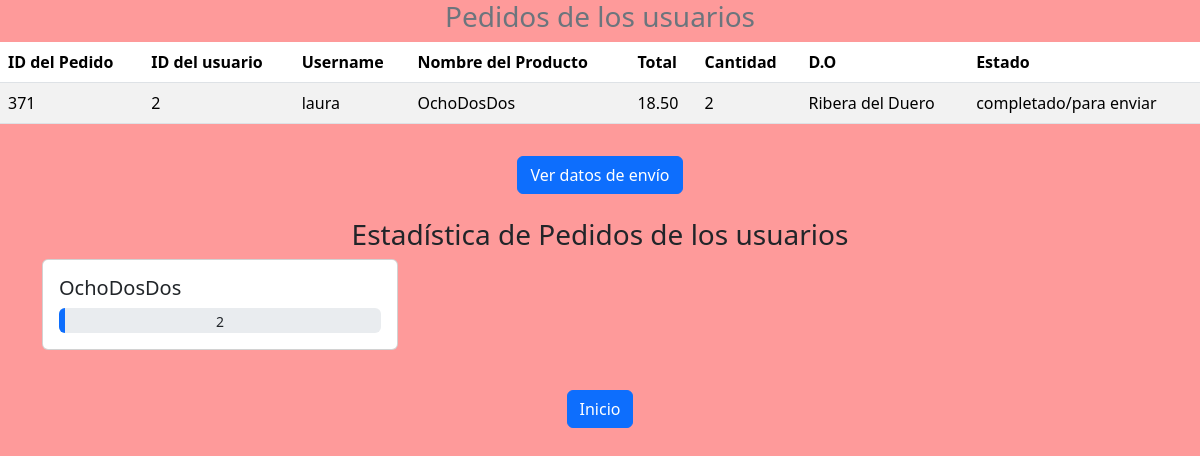
Page /vistaadmin/pedidosusuarios.php on the earlier database version.
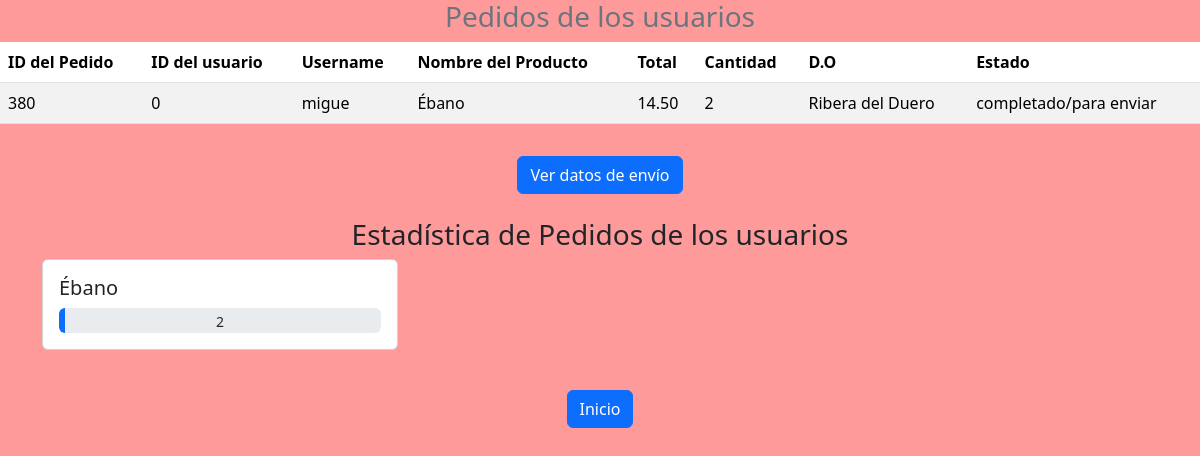
Same page on the later database version.
### tables this page shows
CREATE TABLE `pedido` (
  `pedido_id` int(11) NOT NULL,
  `fecha` timestamp NOT NULL DEFAULT current_timestamp() ON UPDATE current_timestamp(),
  `total` decimal(10,2) DEFAULT NULL,
  `fk_usuario` int(11) NOT NULL,
  `estado` varchar(50) NOT NULL DEFAULT 'en trámite'
);

CREATE TABLE `usuario` (
  `usuario_id` int(11) NOT NULL,
  `username` varchar(60) DEFAULT NULL,
  `password` varchar(60) DEFAULT NULL,
  `rol` varchar(60) NOT NULL DEFAULT 'user',
  `correo` varchar(50) DEFAULT NULL,
  `estado` tinyint(1) NOT NULL DEFAULT 1
);

CREATE TABLE `producto` (
  `producto_id` int(11) NOT NULL,
  `nombre` varchar(60) NOT NULL,
  `pvp` decimal(10,2) NOT NULL,
  `stock` int(11) NOT NULL,
  `do` varchar(60) NOT NULL,
  `descripcion` varchar(500) NOT NULL,
  `url_imagen` varchar(500) DEFAULT NULL
);

CREATE TABLE `linea_pedido` (
  `fk_pedido` int(11) NOT NULL,
  `fk_producto` int(11) NOT NULL,
  `cantidad` int(11) NOT NULL
);

### vistaadmin/pedidosusuarios.php (the view, shortened to what this page needs)
<!DOCTYPE html>
<html>
<head>
    <link rel="stylesheet" type="text/css" href="estilovistaadmin.css">
    <link href="https://cdn.jsdelivr.net/npm/bootstrap@5.3.2/dist/css/bootstrap.min.css" rel="stylesheet">
    <link rel="stylesheet" href="https://cdn.jsdelivr.net/npm/bootstrap-icons@1.11.3/font/bootstrap-icons.min.css">
</head>
<body id="body">
<?php
include "../Conexion.php";
$sql_pedidos = "SELECT pedido.pedido_id, usuario.usuario_id, usuario.username, producto.nombre, pedido.total, linea_pedido.cantidad, producto.do, pedido.estado
                FROM pedido
                INNER JOIN linea_pedido ON pedido.pedido_id = linea_pedido.fk_pedido
                INNER JOIN producto ON linea_pedido.fk_producto = producto.producto_id
                INNER JOIN usuario ON pedido.fk_usuario = usuario.usuario_id
                WHERE pedido.estado = 'completado/para enviar'";
$resultado_pedidos = $conexion->query($sql_pedidos);
$pedidos = [];
if ($resultado_pedidos && $resultado_pedidos->num_rows > 0) {
    while ($pedido = $resultado_pedidos->fetch_assoc()) {
        $pedidos[] = $pedido;
    }
}
if (!empty($pedidos)) {
    echo '<h3 class="text-center text-secondary">Pedidos de los usuarios</h3>';
    echo '<table class="table table-striped">';
    echo '<thead>
            <tr>
                <th>ID del Pedido</th>
                <th>ID del usuario</th>
                <th>Username</th>
                <th>Nombre del Producto</th>
                <th>Total</th>
                <th>Cantidad</th>
                <th>D.O</th>
                <th>Estado</th>
            </tr>
          </thead>';
    echo '<tbody>';
    foreach ($pedidos as $pedido) {
        echo '<tr>';
        echo '<td>' . $pedido['pedido_id'] . '</td>';
        echo '<td>' . $pedido['usuario_id'] . '</td>';
        echo '<td>' . $pedido['username'] . '</td>';
        echo '<td>' . $pedido['nombre'] . '</td>';
        echo '<td>' . $pedido['total'] . '</td>';
        echo '<td>' . $pedido['cantidad'] . '</td>';
        echo '<td>' . $pedido['do'] . '</td>';
        echo '<td>' . $pedido['estado'] . '</td>';
        echo '</tr>';
    }
    echo '</tbody>';
    echo '</table>';
    echo '<form method="POST" action="mostrardatosenvio.php" class="text-center mt-3">';
    echo '<button class="btn btn-primary text-center mt-3" type="submit" name="verDatosEnvio">Ver datos de envío</button>';
    echo '</form>';
    echo '<div class="container">';
    echo '<h3 class="text-center mt-4">Estadística de Pedidos de los usuarios</h3>';
    echo '<div class="row">';
    foreach ($pedidos as $pedido)
     {
        echo '<div class="col-md-4">';
        echo '<div class="card mb-4">';
        echo '<div class="card-body">';
        echo '<h5 class="card-title">' . $pedido["nombre"] . '</h5>';
        echo '<div class="progress" style="min-width: 150px;">';
        echo '<div class="progress-bar bg-primary" role="progressbar" style="width: ' . $pedido["cantidad"] . '%" aria-valuenow="' . $pedido["cantidad"] . '" aria-valuemin="0" aria-valuemax="100"></div>';
        echo '<span class="numberbarra">' . $pedido["cantidad"] . '</span>';
        echo '</div>';
        echo '</div>';
        echo '</div>';
        echo '</div>';
    }
    echo '</div>';
    echo '</div>';
} else {
    echo '<p class="text-center">No hay pedidos completados/para enviar.</p>';
}
?>
<div class="text-center mt-3">
<a href="/TiendaVinos/vistaadmin/Index.php" class="btn btn-primary">Inicio</a>
</div>
</body>
</html>

### vistaadmin/estilovistaadmin.css (style rules this page uses)
#body { background-color:rgb(254, 154, 154); }

### vistaadmin/pedidosusuarios.php (style rules this page uses)
.progress { position: relative; height: 25px; }
.numberbarra { font-size: 14px; position: absolute; left: 50%; top: 50%; transform: translate(-50%, -50%); }

Differences in the rows shown:
removed pedido: pedido_id "371", fk_usuario.usuario_id "2", fk_usuario.username "laura", producto.nombre "OchoDosDos", total "18.50", linea_pedido.cantidad "2", producto.do "Ribera del Duero", estado "completado/para enviar"
added pedido: pedido_id "380", fk_usuario.usuario_id "0", fk_usuario.username "migue", producto.nombre "Ébano", total "14.50", linea_pedido.cantidad "2", producto.do "Ribera del Duero", estado "completado/para enviar"
